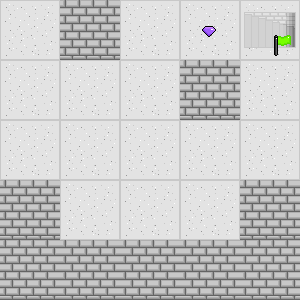

The image is a tile-based game level rendered from a .tmx file. Its description and complete source (layers, tilesets, objects, tile grids) follow:
An orthogonal 5x5 tile map with 60x60 px tiles, 3 tile layers (Hidden Traps, Floor, Objects).

<map version="1.2" tiledversion="1.2.2" orientation="orthogonal" renderorder="right-down" width="5" height="5" tilewidth="60" tileheight="60" infinite="0" nextlayerid="4" nextobjectid="1">
 <tileset firstgid="1" source="../data/objects.tsx" />
 <layer id="3" name="Hidden Traps" width="5" height="5">
  <data encoding="csv">
0,0,0,0,0,
0,0,0,0,0,
0,0,0,0,0,
0,0,0,0,0,
0,0,0,0,0
</data>
 </layer>
 <layer id="1" name="Floor" width="5" height="5">
  <data encoding="csv">
2,2,2,2,2,
2,2,2,2,2,
2,2,2,2,2,
2,2,2,2,2,
2,2,2,2,2
</data>
 </layer>
 <layer id="2" name="Objects" width="5" height="5">
  <data encoding="csv">
0,5,0,14,7,
0,0,0,5,0,
0,0,0,0,0,
5,0,0,0,5,
5,5,5,5,5
</data>
 </layer>
</map>
